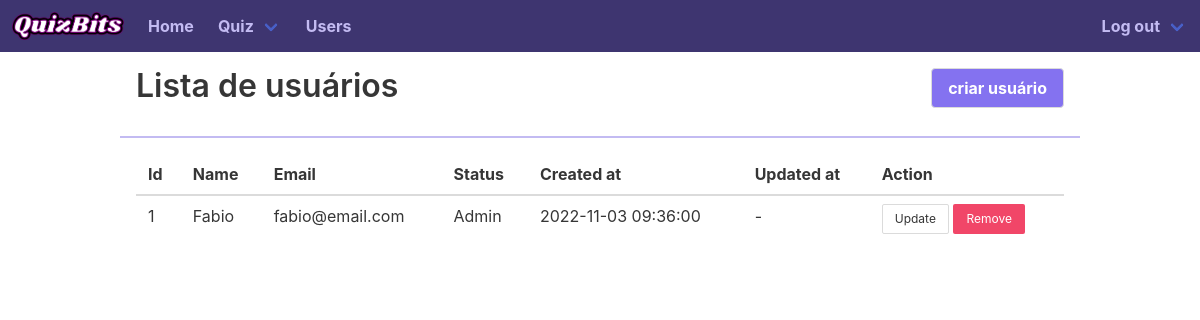
The page /user/ (signed in) on the database as committed earlier.
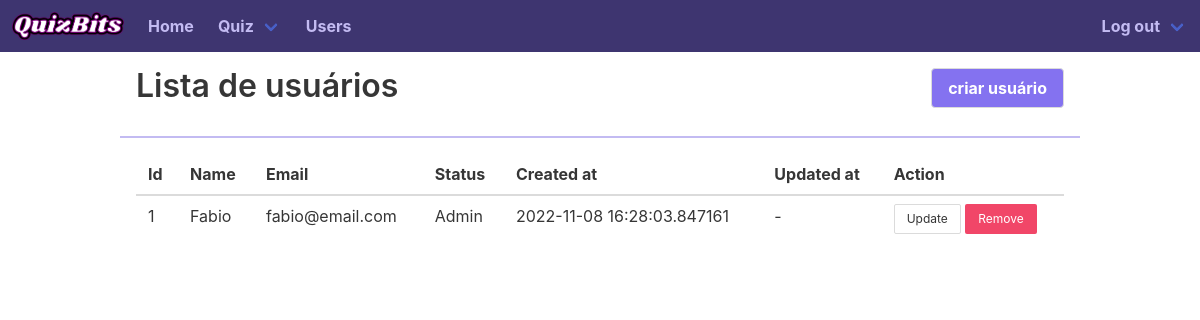
The same page on the database as committed later.
### app/models/user.py (models this page shows, shortened)
class User(db.Model, SerializerMixin):
    __tablename__ = 'user'
    id = db.Column(db.Integer, primary_key=True)
    name = db.Column(db.String(100), nullable=False)
    email = db.Column(db.String(100), nullable=False, unique=True)
    password = db.Column(db.String(100), nullable=False)
    status = db.Column(db.Boolean, nullable=False)
    created_at = db.Column(db.DateTime, nullable=False)
    updated_at = db.Column(db.DateTime, nullable=True)
    quiz = db.relationship("Quiz")
    answer = db.relationship("Answer")

### app/users/controller.py (the view)
@user_controller.route('/', methods=['GET'])
def users():
    if request.method == 'GET':
        users = User.query.all()
        logged_user = User.query.filter_by(email=session['email']).first()
        return render_template("list-users.html", users=users, logged_user=logged_user)

### app/__init__.py (called while the page is built)
def render_login_button():
    return True if session.get('email') else False

### app/templates/list-users.html (shortened to what this page needs)
{% extends 'content.html' %}
{% block content %}
<div class="all-width content">
  <div class="header-with-button">
    <h1>Lista de usuários</h1>
    <a href="/user/create"><button class="button">criar usuário</button></a>
  </div>
  <div class="list-body">
    <table class="table is-striped">
      <thead>
        <tr>
          <th>Id</th>
          <th>Name</th>
          <th>Email</th>
          <th>Status</th>
          <th>Created at</th>
          <th>Updated at</th>
          <th>Action</th>
        </tr>
      </thead>
      <tbody>
        {% for user in users %}
        <tr>
          <td>{{ user.id }}</td>
          <td>{{ user.name }}</td>
          <td>{{ user.email }}</td>
          <td>
            {% if user.status %}
            Admin
            {% else %}
            User
            {% endif %}
          </td>
          <td>{{ user.created_at }}</td>
          <td>
            {% if user.updated_at %}
            {{ user.updated_at }}
            {% else %}
            -
            {% endif %}
          </td>
          <td>
            {% if logged_user.status == true or user.id == logged_user.id %}
            <a href="/user/{{ user.id }}">
              <button class="button is-small">Update</button>
            </a>
            {% endif %}
            {% if logged_user.status == true %}
            <button class="button is-small is-danger" onclick="changeVal('{{ user.id }}');">Remove</button>
            {% endif %}
          </td>
        </tr>
        {% endfor %}
      </tbody>
    </table>
  </div>
</div>
{% endblock %}

Rows that differ between the two databases and show on the page:
changed User "Fabio": created_at "2022-11-03 09:36:00" → "2022-11-08 16:28:03.847161"
